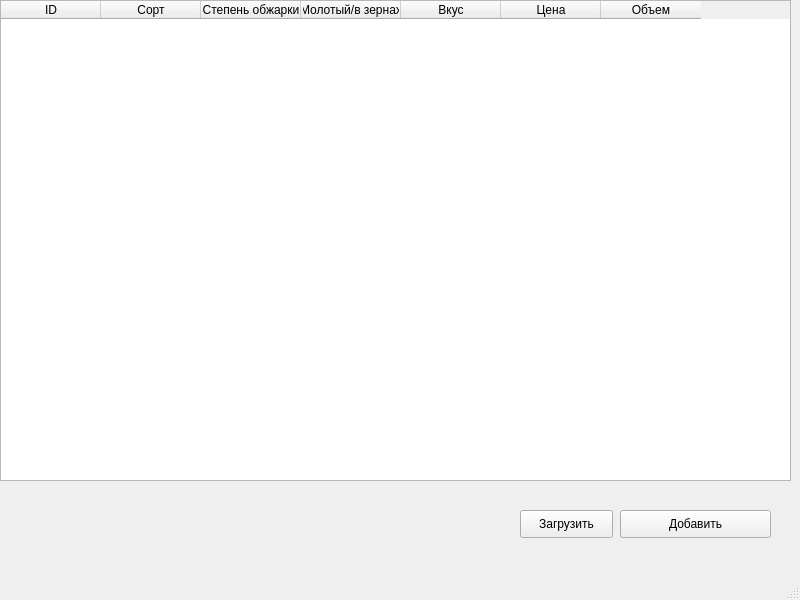
<?xml version="1.0" encoding="UTF-8"?>
<ui version="4.0">
 <class>MainWindow</class>
 <widget class="QMainWindow" name="MainWindow">
  <property name="geometry">
   <rect>
    <x>0</x>
    <y>0</y>
    <width>800</width>
    <height>600</height>
   </rect>
  </property>
  <property name="windowTitle">
   <string>Эспрессо</string>
  </property>
  <widget class="QWidget" name="centralwidget">
   <widget class="QTableWidget" name="tableWidget">
    <property name="geometry">
     <rect>
      <x>0</x>
      <y>0</y>
      <width>791</width>
      <height>481</height>
     </rect>
    </property>
    <column>
     <property name="text">
      <string>ID</string>
     </property>
    </column>
    <column>
     <property name="text">
      <string>Сорт</string>
     </property>
    </column>
    <column>
     <property name="text">
      <string>Степень обжарки</string>
     </property>
    </column>
    <column>
     <property name="text">
      <string>Молотый/в зернах</string>
     </property>
    </column>
    <column>
     <property name="text">
      <string>Вкус</string>
     </property>
    </column>
    <column>
     <property name="text">
      <string>Цена</string>
     </property>
    </column>
    <column>
     <property name="text">
      <string>Объем</string>
     </property>
    </column>
   </widget>
   <widget class="QPushButton" name="pushButton">
    <property name="geometry">
     <rect>
      <x>520</x>
      <y>510</y>
      <width>93</width>
      <height>28</height>
     </rect>
    </property>
    <property name="text">
     <string>Загрузить</string>
    </property>
   </widget>
   <widget class="QPushButton" name="pushButton_2">
    <property name="geometry">
     <rect>
      <x>620</x>
      <y>510</y>
      <width>151</width>
      <height>28</height>
     </rect>
    </property>
    <property name="text">
     <string>Добавить</string>
    </property>
   </widget>
  </widget>
  <widget class="QMenuBar" name="menubar">
   <property name="geometry">
    <rect>
     <x>0</x>
     <y>0</y>
     <width>800</width>
     <height>26</height>
    </rect>
   </property>
  </widget>
  <widget class="QStatusBar" name="statusbar"/>
 </widget>
 <resources/>
 <connections/>
</ui>
